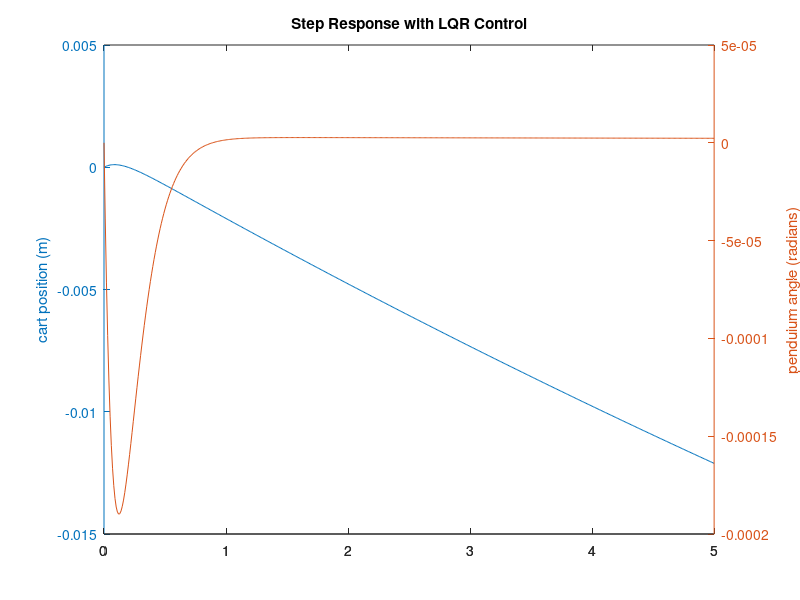

Here is the MATLAB script that generated this plot:
warning off
clear
clc

g = 9.74;          %Graveda (m/s^2)
r=0.22;            %Largo del brazo (m)
J=0.000678;        %inercia del brazo (kg*m^2)
l=0.148;           %Distancia al centro de masa (m)
m=0.01481;         %Masa Pendulo (kg)
R=8.8;             %Resistencia Motor Ohms
Ke=1.037747;       %NmA^-1
        
X1=-m*r*g/J;
X2=-(Ke^2)/(J*R);
Y1=g*(J+m*r^2)/(J*l);
Y2=(r*(Ke^2))/(J*R*l);
X3=Ke/(J*R);
Y3=-(Ke*r)/(J*R*l);

A=[0 0 1 0;
   0 0 0 1;
   0 X1 X2 0;
   0 Y1 Y2 0];
B=[0;
   0;
   X3;
   Y3];
C=[1 0 0 0;
   0 1 0 0];
D=[0;
   0];
I=[1 0 0 0;
   0 1 0 0;
   0 0 1 0;
   0 0 0 1];

Q=diag([0.01 0 5 0]);
R = 0.001;
K = lqr(A,B,Q,R);

Ac = [(A-B*K)];
Bc = [B];
Cc = [C];
Dc = [D];

states = {'theta0' 'theta0_dot' 'theta1' 'theta1_dot'};
inputs = {'torque'};
outputs = {'theta0'; 'theta1'};

sys_ss = ss(A,B,C,D,'statename',states,'inputname',inputs,'outputname',outputs);
display(sys_ss);
poles = eig(A)
co = ctrb(sys_ss);
controllability = rank(co)
display(Q);
display(K);
sys_cl = ss(Ac,Bc,Cc,Dc,'statename',states,'inputname',inputs,'outputname',outputs);
[num,den]=ss2tf(A,B,[1 0 1 0],[0]);
pend=tf(num,den);
t = 0:0.01:5;
r =0.2*ones(size(t));
[y,t,x]=lsim(sys_cl,r,t);
[AX,H1,H2] = plotyy(t,y(:,1),t,y(:,2),'plot');
set(get(AX(1),'Ylabel'),'String','cart position (m)')
set(get(AX(2),'Ylabel'),'String','pendulum angle (radians)')
title('Step Response with LQR Control')
